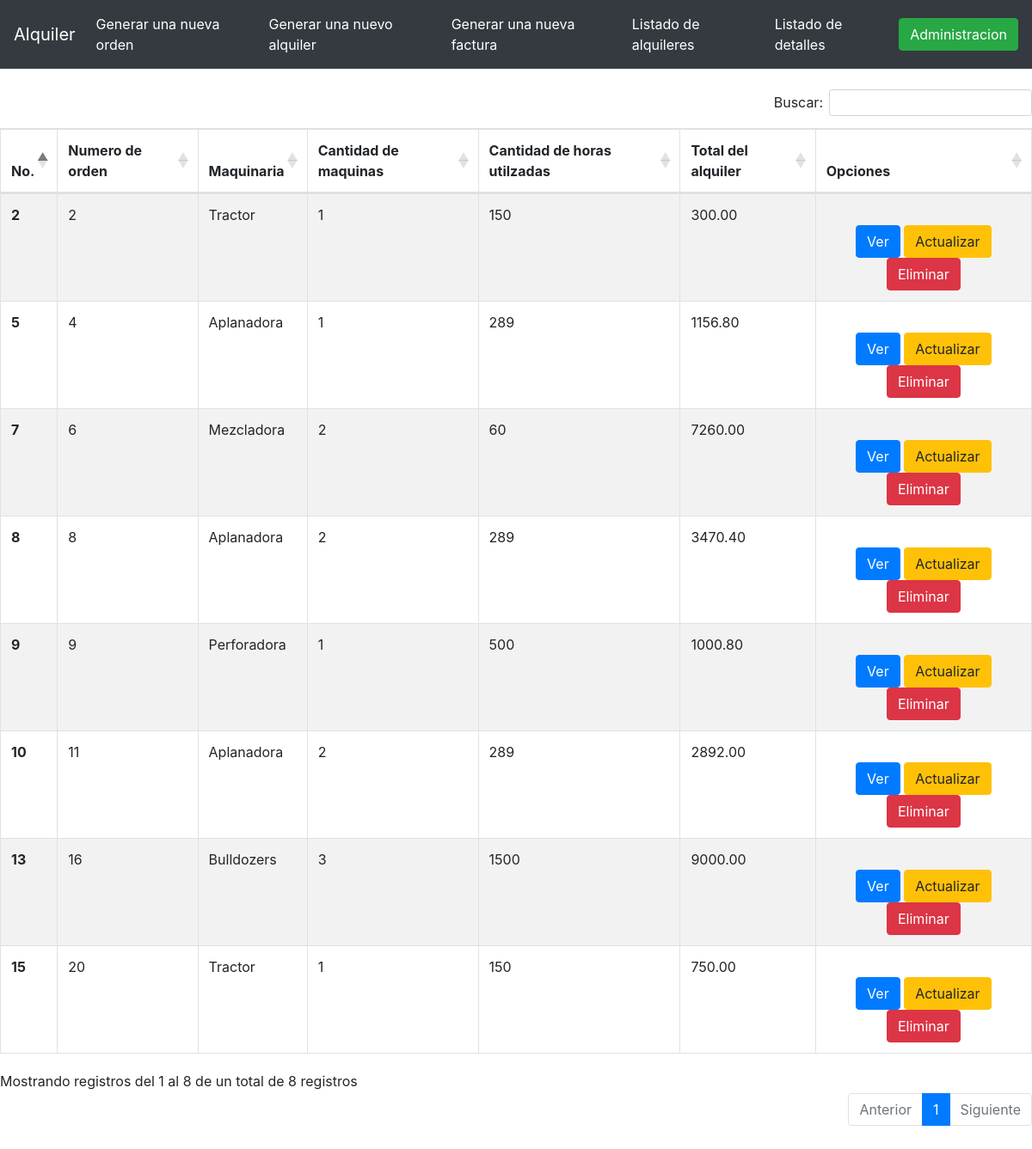
The app's page /l_detalle/ with its own data.
### renta/models.py (models this page shows, shortened)
class Detalle_Alquiler(models.Model):
    orden=models.ForeignKey(Alquiler,on_delete=models.PROTECT)
    maquinaria=models.ForeignKey(Maquinaria,on_delete=models.CASCADE)
    cantidad_maquinas=models.PositiveIntegerField(default=1)
    cantidad_horas=models.IntegerField(blank=True,null=True)
    subtotal=models.DecimalField(max_digits=6,decimal_places=2,blank=True,null=True)
    class Meta:
        verbose_name = 'Detalle_Alquiler'
        verbose_name_plural = 'Detalle_Alquilers'

class Alquiler(models.Model):
    ESTADO_ALQUILER=[
        ("re", "recivida"),
        ("pa", "pagada"),
        ("pr","proceso"),
    ]
    fecha_alquiler=models.DateField(auto_now_add=True)
    maquinaria=models.ManyToManyField(Maquinaria,through="Detalle_Alquiler")
    estado=models.CharField(max_length=3,choices=ESTADO_ALQUILER,default="re")
    total=models.DecimalField(max_digits=6,decimal_places=2,blank=True,null=True)
    class Meta:
        verbose_name = 'Alquiler'
        verbose_name_plural = 'Alquilers'
    def __str__(self):
        return str(self.id)

### maquinaria/models.py (models this page shows, shortened)
class Maquinaria(models.Model):
    nombre_maquinaria=models.CharField(max_length=60)
    imagen=models.ImageField(upload_to="images")
    tipo_maquinaria=models.ForeignKey(Tipo_Maquinaria,on_delete=models.PROTECT)
    fraccion_tiempo=models.DecimalField(max_digits=6,decimal_places=2,verbose_name="Precio por hora")
    marca=models.CharField(max_length=40)
    ESTADO_OPCION=[
        ("D","Disponible"),
        ("A","Alquilada"),
    ]
    estado=models.CharField(max_length=4,choices=ESTADO_OPCION)
    class Meta:
        verbose_name = 'Maquinaria'
        verbose_name_plural = 'Maquinarias'
    def __str__(self):
       return self.nombre_maquinaria

### renta/views.py (the view)
# urls.py: path("l_detalle/",views.Detalle_AlquilerListView.as_view(),name="l_detalle"),
class Detalle_AlquilerListView(generic.ListView):
    model = Detalle_Alquiler
    template_name = "list_detalle_alquiler.html"

### renta/templates/list_detalle_alquiler.html (shortened to what this page needs)
<!DOCTYPE html>
<html lang="en">
<head>
    <link rel="stylesheet" href="https://stackpath.bootstrapcdn.com/bootstrap/4.3.1/css/bootstrap.min.css">
    <link rel="stylesheet" href="https://cdn.datatables.net/1.10.20/css/dataTables.bootstrap4.min.css"/>
</head>
<body>
    <nav class="navbar navbar-expand-lg navbar navbar-dark bg-dark">
        <a class="navbar-brand" href="/renta">Alquiler</a>
        <div class="collapse navbar-collapse" id="navbarSupportedContent">
          <ul class="navbar-nav mr-auto">
             <li class="nav-item active">
              <a class="nav-link" href="/alquiler">Generar una nueva orden<span class="sr-only">(current)</span></a>
            </li>
            <li class="nav-item active">
                    <a class="nav-link" href="/detalle">Generar una nuevo alquiler<span class="sr-only">(current)</span></a>
                  </li>
            <li class="nav-item active">
              <a class="nav-link" href="/factura">Generar una nueva factura<span class="sr-only">(current)</span></a>
            </li>
            <li class="nav-item active">
              <a class="nav-link" href="/listalquiler">Listado de alquileres<span class="sr-only">(current)</span></a>
            </li>
            <li class="nav-item active">
                <a class="nav-link" href="/l_detalle">Listado de detalles<span class="sr-only">(current)</span></a>
              </li>
          </ul>
          <form class="form-inline my-2 my-lg-0">
              <a href="/cliente/menu" class="btn btn-success">Administracion</a>
          </form>
        </div>
      </nav>
      <br>
    <table class="table table-striped table-bordered detalle" style="width:100%">
        <thead>
            <tr class="#">
              <th scope="col">No.</th>
              <th scope="col">Numero de orden</th>
              <th scope="col">Maquinaria</th>
              <th scope="col">Cantidad de maquinas</th>
              <th scope="col">Cantidad de horas utilzadas</th>
              <th scope="col">Total del alquiler</th>
              <th scope="col">Opciones</th>
            </tr>
          </thead>
          <tbody>
            {% for detalle in object_list %}
          <tr class="">
            <th scope="row">{{detalle.id}}</th>
            <td>{{detalle.orden}}</td>
            <td>{{detalle.maquinaria}}</td>
            <td>{{detalle.cantidad_maquinas}}</td>
            <td>{{detalle.cantidad_horas}}</td>
            <td>{{detalle.subtotal}}</td>
            <td align="center">
              <br>
                  <a href="{% url 'renta:detalle_detalle' detalle.id %}" class="btn btn-primary">Ver</a>
                  <a href="#" class="btn btn-warning">Actualizar</a>
                  <a href="{% url 'renta:d_delete' detalle.id %}" class="btn btn-danger">Eliminar</a>
            </td>
          {% endfor %}
          </tr>
        </tbody>
    </table>
    <br>
    <br>
</body>
</html>

### records on screen
Detalle_Alquiler: id "2", orden "2", maquinaria "Tractor", cantidad_maquinas "1", cantidad_horas "150", subtotal "300.00"
Detalle_Alquiler: id "5", orden "4", maquinaria "Aplanadora", cantidad_maquinas "1", cantidad_horas "289", subtotal "1156.80"
Detalle_Alquiler: id "7", orden "6", maquinaria "Mezcladora", cantidad_maquinas "2", cantidad_horas "60", subtotal "7260.00"
Detalle_Alquiler: id "8", orden "8", maquinaria "Aplanadora", cantidad_maquinas "2", cantidad_horas "289", subtotal "3470.40"
Detalle_Alquiler: id "9", orden "9", maquinaria "Perforadora", cantidad_maquinas "1", cantidad_horas "500", subtotal "1000.80"
Detalle_Alquiler: id "10", orden "11", maquinaria "Aplanadora", cantidad_maquinas "2", cantidad_horas "289", subtotal "2892.00"
Detalle_Alquiler: id "13", orden "16", maquinaria "Bulldozers", cantidad_maquinas "3", cantidad_horas "1500", subtotal "9000.00"
Detalle_Alquiler: id "15", orden "20", maquinaria "Tractor", cantidad_maquinas "1", cantidad_horas "150", subtotal "750.00"
